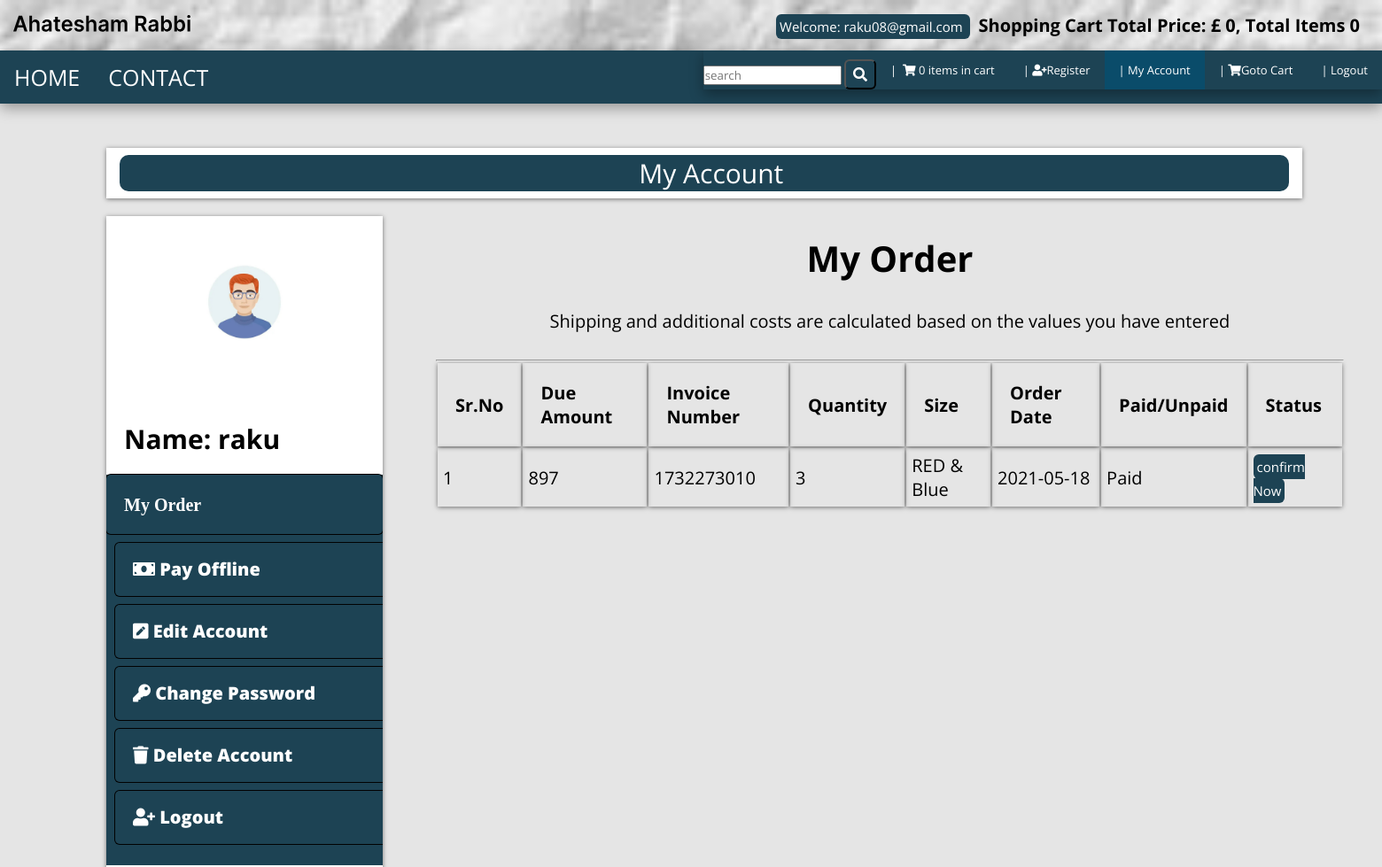
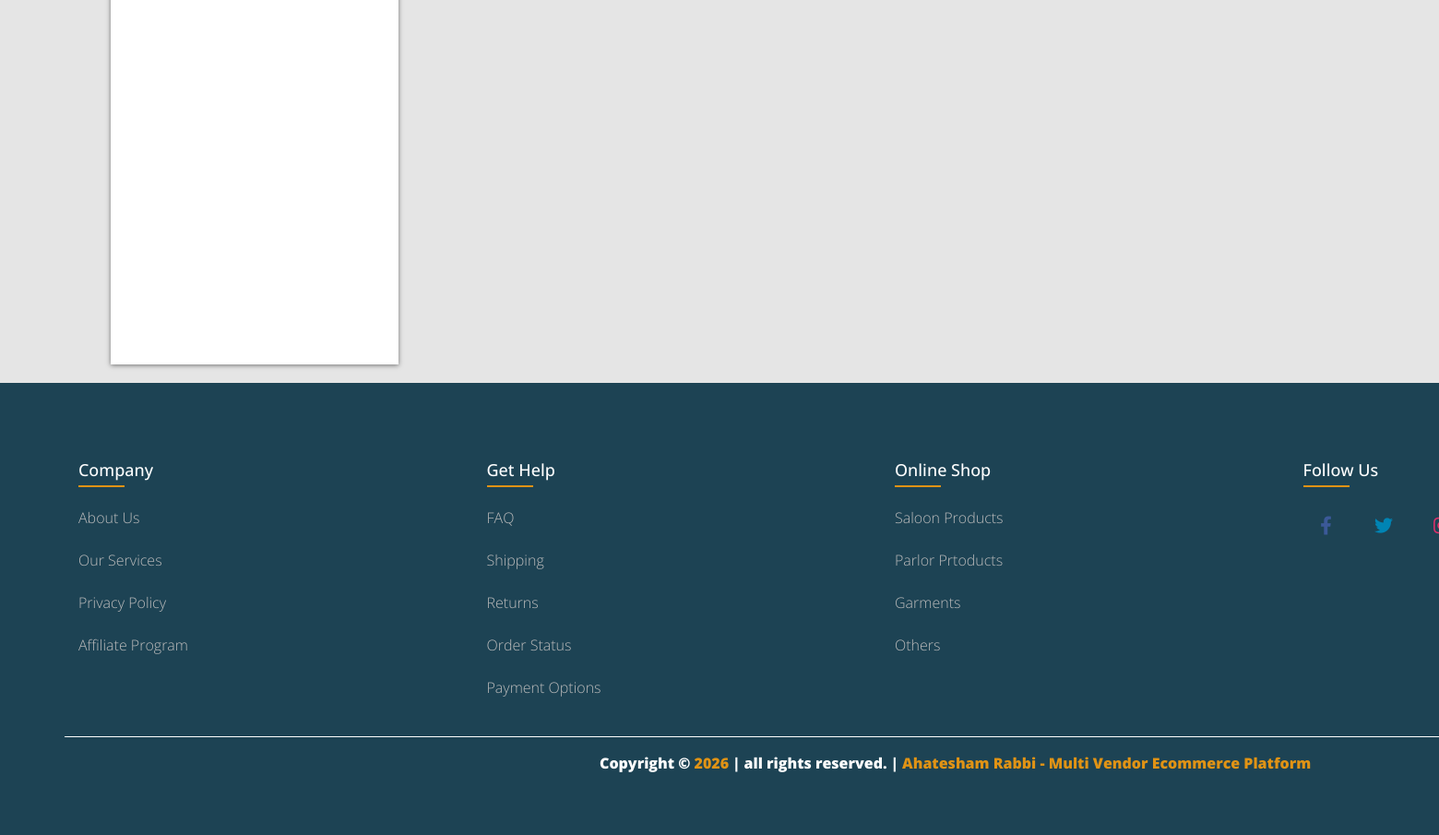
Screenshot of /customer/my_account.php?my_order (signed in) with the database file from the repository (2 pictures, top to bottom).
### tables this page shows
CREATE TABLE `customer_order` (
  `order_id` int(10) NOT NULL,
  `customer_id` int(10) NOT NULL,
  `product_id` int(100) NOT NULL,
  `due_amount` int(100) NOT NULL,
  `invoice_no` int(100) NOT NULL,
  `qty` int(10) NOT NULL,
  `size` text NOT NULL,
  `order_date` timestamp NOT NULL DEFAULT current_timestamp() ON UPDATE current_timestamp(),
  `order_status` text NOT NULL
);

CREATE TABLE `customers` (
  `customer_id` int(100) NOT NULL,
  `customer_name` varchar(255) NOT NULL,
  `customer_email` varchar(255) NOT NULL,
  `customer_pass` varchar(255) NOT NULL,
  `customer_country` text NOT NULL,
  `customer_city` text NOT NULL,
  `customer_contact` varchar(255) NOT NULL,
  `customer_address` text NOT NULL,
  `customer_image` text NOT NULL,
  `customer_ip` varchar(255) NOT NULL
);

### customer/my_order.php (the view)
<div class="trx">
	<center>
	<h1>My Order</h1>
	<p>Shipping and additional costs are calculated based on the values you have entered</p>
    </center>
    <hr>
     <div class="tae-responve">
     	<table class="tab">
     		<thead>
     			<tr>
     				<th>Sr.No</th>
     				<th>Due Amount</th>
     				<th>Invoice Number</th>
     				<th>Quantity</th>
     				<th>Size</th>
     				<th>Order Date</th>
     				<th>Paid/Unpaid</th>
     				<th>Status</th>
     			</tr>
     		</thead>
     		<tbody>
                    <?php
                    $customer_session= $_SESSION['customer_email'];
                    $get_customer="select * from customers where customer_email='$customer_session'";
                    $run_cust=mysqli_query($con, $get_customer);
                    $row_cust=mysqli_fetch_array($run_cust);
                    $customer_id=$row_cust['customer_id'];
                    $get_order="select * from customer_order where customer_id='$customer_id'";
                    $run_order=mysqli_query($con, $get_order);
                    $i=0;
                    while ($row_order=mysqli_fetch_array($run_order)) {
                         $order_id=$row_order['order_id'];
                         $order_due_amount=$row_order['due_amount'];
                         $order_invoice=$row_order['invoice_no'];
                         $order_qty=$row_order['qty'];
                         $order_size=$row_order['size'];
                         $order_date=substr($row_order['order_date'], 0,11);
                         $order_status=$row_order['order_status'];
                         $i++;
                         if ($order_status=='pending') {
                              $order_status='Unpaid';
                         }else{
                            $order_status='Paid';
                         }
                      ?>
     			<tr>
     				<td><?php echo $i ?></td>
     				<td><?php echo $order_due_amount ?></td>
     				<td><?php echo $order_invoice ?></td>
     				<td><?php echo $order_qty ?></td>
     				<td><?php echo $order_size ?></td>
     				<td><?php echo $order_date ?></td>
     				<td><?php echo $order_status ?></td>
     				<td><a href="confirm.php?order_id=<?php echo $order_id ?>" target="_blank" class="btn btn-primary btn-sm">confirm Now</a></td>
     			</tr>
     			<?php } ?>
     		</tbody>
     	</table>
     </div>
</div>

### customer/includes/sidebar.php
<div class="panel panel-default sidebar-menu" >
	<div class="panel-heading">
        <?php
        $session_customer=$_SESSION['customer_email'];
        $get_cust="select * from customers where customer_email='$session_customer'";
        $run_cust=mysqli_query($con, $get_cust);
        $row_customers=mysqli_fetch_array($run_cust);
        $customer_image= $row_customers['customer_image'];
        $customer_name= $row_customers['customer_name'];
        if (!isset($_SESSION['customer_email'])){
        }else{
        	echo "<center>
			<img src='customer_images/$customer_image' class='img-responsive'>
		</center>
		<br>
		<h3 align='center' class='panel-title'>Name: $customer_name</h3></center>";
        }
        ?>
	</div>
	<div class="panel-bdy">
		<ul class="nav nav-pills nav-staked">
			<li class="abc">
				<a href="my_account.php?my_order"><i class="fa fa-list-al">  My Order</a>
			</li >
			<li >
				<a href="my_account.php?pay_offline"><i class="fa fa-money"></i> Pay Offline</a>
			</li>
			<li>
				<a href="my_account.php?edit_act"><i class="fa fa-pencil-square"></i> Edit Account </a>
			</li>
			<li>
				<a href="my_account.php?change_pass"><i class="fa fa-key"></i> Change Password</a>
			</li>
			<li>
				<a href="my_account.php?delete_ac"><i class="fa fa-trash"></i> Delete Account</a>
			</li>
			<li>
				<a href="my_account.php?pay_offline"><i class="fa fa-user-plus"></i> Logout</a>
			</li>
		</ul>
	</div>
</div>

### style.css (style rules this page uses)
:root { --blue:#2980b9; }
* { font-family: 'Open Sans', sans-serif; margin:0; padding:0; box-sizing: border-box; text-transform: ; text-decoration: none; transition: all .2s cubic-bezier(.37,1.14,.26,1.24); }
html { font-size: 62.5%; overflow-x: hidden; background-color: rgba(0,0,0,.1); }
.btn { background-color: #1d4354; color: #fff; padding: .4rem .8rem; font-size:1.6rem; cursor: pointer; border-radius: .6rem; margin-top: 1rem; }
.col-md-3 h3 { font-size: 2rem; text-align: left; }
.panel h3 { margin-top: 4rem; }
.panel-title { text-align: center; }
.panel-heading h3 { font-size: 3rem; margin: 2rem; }
.panel-heading img { width: 80%; border-radius:4rem ; margin: 2rem; }
.panel-bdy .nav-staked li { padding: 2rem; font-size: 2rem; box-shadow: 0 0 0 1px rgba(1, 1, 1, 1); width: 140%; border-radius: .5rem; margin: 1rem; }
.panel-bdy .nav-staked .abc { width: auto; margin: auto; }
.panel-bdy { width:auto; background-color: #1d4354; }
.panel-bdy ul { width: 100%; list-style: none; margin-top: 2rem; color:#ffffff; text-align: left; margin:auto; }
.panel-bdy ul a { color: black; }
.panel-bdy ul li a { z-index: 0; color: #fff; }
.trx p { padding: 3rem; }
.col-m-9 .trx .tae-responve .tab th { box-shadow: 0 1px 5px rgba(0, 0, 0, 0.5); padding: 2rem; }
.col-m-9 .trx .tae-responve .tab td { text-align: left; box-shadow: 0 1px 5px rgba(0, 0, 0, 0.5); padding: .6rem; }
.btn-sm { padding: .4rem; font-size: 1.5rem; }

### rows the page displays
customer_order: due_amount "897", invoice_no "1732273010", qty "3", size "RED & Blue", order_date "2021-05-18", order_status "Paid"
customers: customer_image (picture), customer_name "raku"

### other values shown
$_SESSION['customer_email'] "raku08@gmail.com"
$total "0"
$count "0 0"
